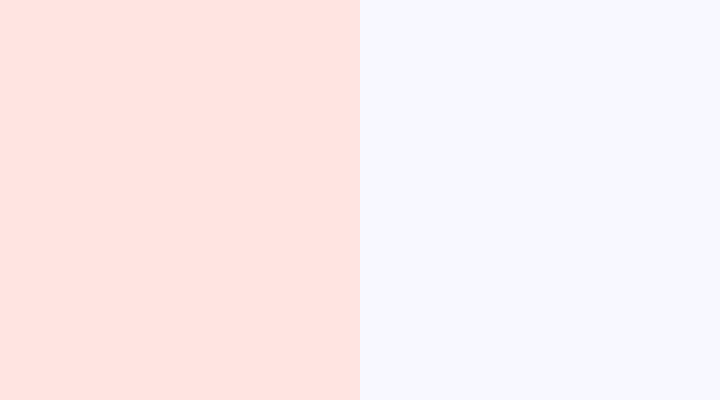
Frame 1 (no input)
Frame 60 (no input): identical to frame 1, image omitted
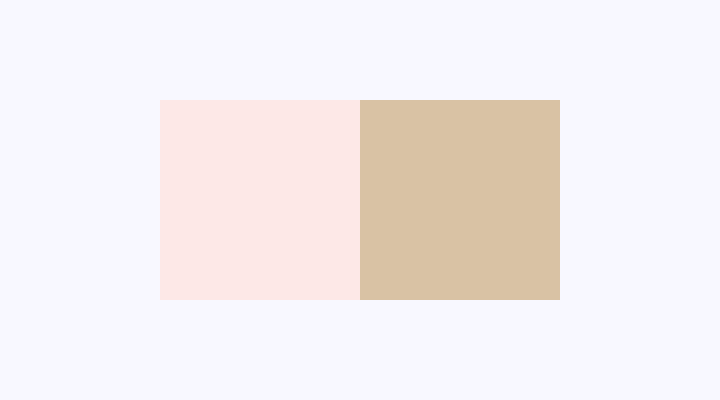
Frame 120 (the mouse pressed at the canvas centre since frame 60)

The p5.js sketch that drew these frames (run headless with seeded random() and noise() and a simulated clock; from frame 60 on, the mouse is pressed at the canvas centre):

// p5.js sketch
// ── sketch.js
function setup() {
  createCanvas(720, 400);
  noStroke();
  rectMode(CENTER);
}

function draw() {
  background(248,248,255);

  let r1 = map(mouseX, 0, width, 0, height);
  let r2 = height - r1;

  fill(210,180,140, r1);
  rect(width / 2 + r1 / 2, height / 2, r1, r1);

  fill(255,228,225, r2);
  rect(width / 2 - r2 / 2, height / 2, r2, r2);
}
